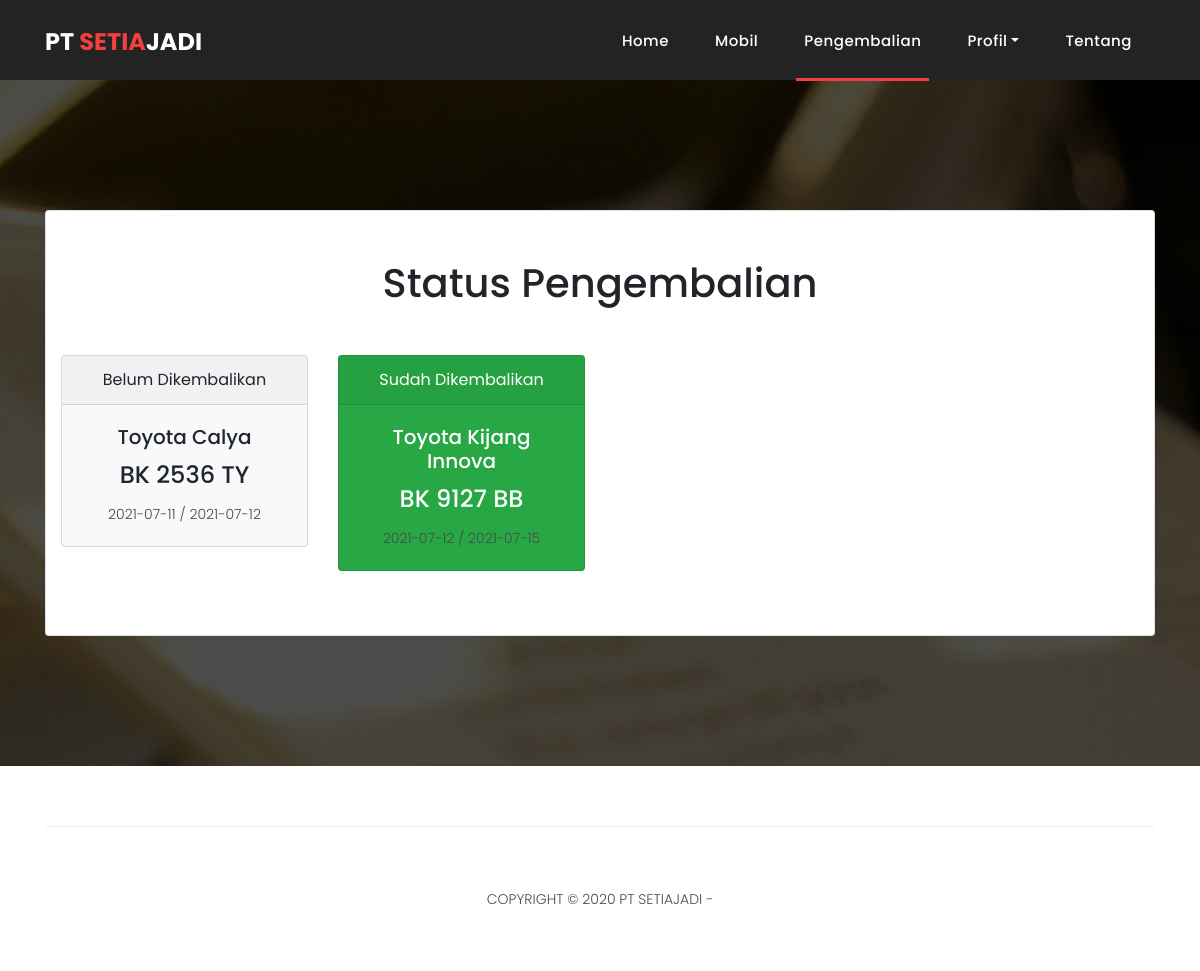
Screenshot of /kembali.php (signed in) with the database file from the repository.
### tables this page shows
CREATE TABLE `sewa` (
  `id_sewa` int(11) NOT NULL,
  `id_mobil` int(11) NOT NULL,
  `id_penyewa` int(11) NOT NULL,
  `tgl_sewa` date NOT NULL,
  `tgl_kembali` date DEFAULT NULL
);

CREATE TABLE `mobil` (
  `id_mobil` int(11) NOT NULL,
  `no_polisi` char(10) NOT NULL,
  `merek` varchar(20) NOT NULL,
  `jenis` enum('Matic','Manual') NOT NULL,
  `warna` varchar(15) NOT NULL,
  `status_mobil` enum('Disewa','Tidak Disewa') NOT NULL DEFAULT 'Tidak Disewa',
  `gambar` varchar(255) NOT NULL,
  `harga` int(11) NOT NULL
);

### kembali.php (the view, shortened to what this page needs)
<!DOCTYPE html>
<html lang="en">
<?php
include "database/koneksi.php";
if(isset($_SESSION['id'])){
    $id_user = $_SESSION['id'];
    }
    else
    {
      header("location: index.php");
    }
$sewa = $kon->query("SELECT mobil.merek ,mobil.no_polisi , sewa.tgl_sewa , sewa.tgl_kembali FROM sewa LEFT JOIN pengembalian ON sewa.id_sewa = pengembalian.id_sewa , penyewa , mobil WHERE pengembalian.id_sewa IS NULL AND sewa.id_penyewa = penyewa.id_penyewa AND sewa.id_mobil = mobil.id_mobil AND penyewa.id_penyewa = $id_user");
$kembali = $kon->query("SELECT mobil.merek ,mobil.no_polisi , sewa.tgl_sewa , sewa.tgl_kembali FROM sewa RIGHT JOIN pengembalian ON sewa.id_sewa = pengembalian.id_sewa , penyewa , mobil WHERE sewa.id_penyewa = penyewa.id_penyewa AND sewa.id_mobil = mobil.id_mobil AND penyewa.id_penyewa = $id_user");
?>
<head>
    <link href="vendor/bootstrap/css/bootstrap.min.css" rel="stylesheet">
    <link rel="stylesheet" href="assets/css/fontawesome.css">
    <link rel="stylesheet" href="assets/css/style.css">
    <link rel="stylesheet" href="assets/css/owl.css">
</head>
<body>
 <header class="">
      <nav class="navbar navbar-expand-lg">
        <div class="container">
          <a class="navbar-brand" href="index.php"><h2>PT <em>SETIA</em>JADI</h2></a>
          <div class="collapse navbar-collapse" id="navbarResponsive">
            <ul class="navbar-nav ml-auto">
                <li class="nav-item">
                    <a class="nav-link" href="index.php">Home
                    </a>
                </li>
                <li class="nav-item"><a class="nav-link" href="cars.php">Mobil</a></li>
              <?php
              if(isset($_SESSION["status"])){
              ?>
                <li class="nav-item active"><a class="nav-link" href="kembali.php">pengembalian</a></li>
                <li class="nav-item dropdown">
                  <a class="nav-link dropdown-toggle" data-toggle="dropdown" href="#" role="button" aria-haspopup="true" aria-expanded="false">Profil</a>
              </li>
                <?php
              } else {
              ?>
                <li class="nav-item"><a class="nav-link" href="login.php">Login</a></li>
                <li class="nav-item"><a class="nav-link" href="register.php">Register</a></li>
              <?php } ?>
                <li class="nav-item"><a class="nav-link" href="about-us.php">Tentang</a></li>
            </ul>
          </div>
        </div>
      </nav>
    </header>
    <div class="page-heading about-heading header-text"
        style="background-image: url(assets/images/heading-1-1920x500.jpg);">
        <div class="container">
            <div class="row">
                <div class="col-md-12">
                    <div class="card">
                        <h1 class="mt-5">Status Pengembalian</h1>
                        <div class=" container">
                            <div class="row my-5">
                            <?php
                                while($sw = $sewa->fetch_array(MYSQLI_ASSOC)) {
                            ?>
                                <div class="col-3">
                                    <div class="card bg-light mb-3" style="max-width: 18rem;">
                                    <div class="card-header">Belum Dikembalikan</div>
                                    <div class="card-body">
                                        <h5 class="card-title"><?=$sw['merek']?></h5>
                                        <h4 class="card-title"><?=$sw['no_polisi']?></h4>
                                        <p class="card-text"><?=$sw['tgl_sewa']?> / <?=$sw['tgl_kembali']?></p>
                                    </div>
                                    </div>
                                </div>
                            <?php
                                }
                                ?>
                            <?php
                                while($km = $kembali->fetch_array(MYSQLI_ASSOC)) {
                            ?>
                                <div class="col-3">
                                    <div class="card bg-success text-white mb-3" style="max-width: 18rem;">
                                    <div class="card-header">Sudah Dikembalikan</div>
                                    <div class="card-body">
                                        <h5 class="card-title"><?=$km['merek']?></h5>
                                        <h4 class="card-title"><?=$km['no_polisi']?></h4>
                                        <p class="card-text"><?=$km['tgl_sewa']?> / <?=$km['tgl_kembali']?></p>
                                    </div>
                                </div>
                                </div>
                                <?php
                                }
                                ?>
                            </div>
                        </div>
                    </div>
                </div>
            </div>
        </div>
    </div>
    <footer>
        <div class="container">
            <div class="row">
                <div class="col-md-12">
                    <div class="inner-content">
                        <p>Copyright © 2020 PT SETIAJADI - </p>
                    </div>
                </div>
            </div>
        </div>
    </footer>
</body>
</html>

### assets/css/style.css (style rules this page uses)
body { font-family: 'Poppins', sans-serif; overflow-x: hidden; text-rendering: optimizeLegibility; -webkit-font-smoothing: antialiased; -moz-osx-font-smoothing: grayscale; }
p { margin-bottom: 0px; font-size: 14px; font-weight: 300; color: #4a4a4a; line-height: 24px; }
a { text-decoration: none!important; }
ul { padding: 0; margin: 0; list-style: none; }
h1,h2,h3,h4,h5,h6 { margin: 0px; }
.page-heading { padding: 210px 0px 130px 0px; text-align: center; background-position: center center; background-repeat: no-repeat; background-size: cover; }
header { position: absolute; z-index: 99999; width: 100%; height: 80px; background-color: #232323; -webkit-transition: all 0.3s ease-in-out 0s; -moz-transition: all 0.3s ease-in-out 0s; -o-transition: all 0.3s ease-in-out 0s; transition: all 0.3s ease-in-out 0s; }
header .navbar { padding: 17px 0px; }
.navbar .navbar-brand { float: left; margin-top: -12px; outline: none; }
.navbar .navbar-brand h2 { color: #fff; text-transform: uppercase; font-size: 24px; font-weight: 700; -webkit-transition: all .3s ease 0s; -moz-transition: all .3s ease 0s; -o-transition: all .3s ease 0s; transition: all .3s ease 0s; }
.navbar .navbar-brand h2 em { font-style: normal; color: #f33f3f; }
#navbarResponsive { z-index: 999; }
.navbar-collapse { text-align: center; }
.navbar .navbar-nav .nav-item { margin: 0px 15px; }
.navbar .navbar-nav a.nav-link { text-transform: capitalize; font-size: 15px; font-weight: 500; letter-spacing: 0.5px; color: #fff; transition: all 0.5s; margin-top: 5px; }
.navbar .navbar-nav .nav-link:hover, .navbar .navbar-nav .active>.nav-link, .navbar .navbar-nav .nav-link.active, .navbar .navbar-nav .nav-link.show, .navbar .navbar-nav .show>.nav-link { color: #fff; padding-bottom: 25px; border-bottom: 3px solid #f33f3f; }
footer { text-align: center; }
footer .inner-content { border-top: 1px solid #eee; margin-top: 60px; padding: 60px 0px; }
footer .inner-content p { text-transform: uppercase; }
.page-heading { position:relative; }
.page-heading:before { content:''; position:absolute; top:0; left:0; bottom:0; right:0; background-color:rgba(0,0,0,.7); }
.page-heading .container { position:relative; z-index: 2; }

### rows the page displays
sewa: id_mobil.merek "Toyota Calya", id_mobil.no_polisi "BK 2536 TY", tgl_sewa "2021-07-11", tgl_kembali "2021-07-12"
sewa: id_mobil.merek "Toyota Kijang Innova", id_mobil.no_polisi "BK 9127 BB", tgl_sewa "2021-07-12", tgl_kembali "2021-07-15"
